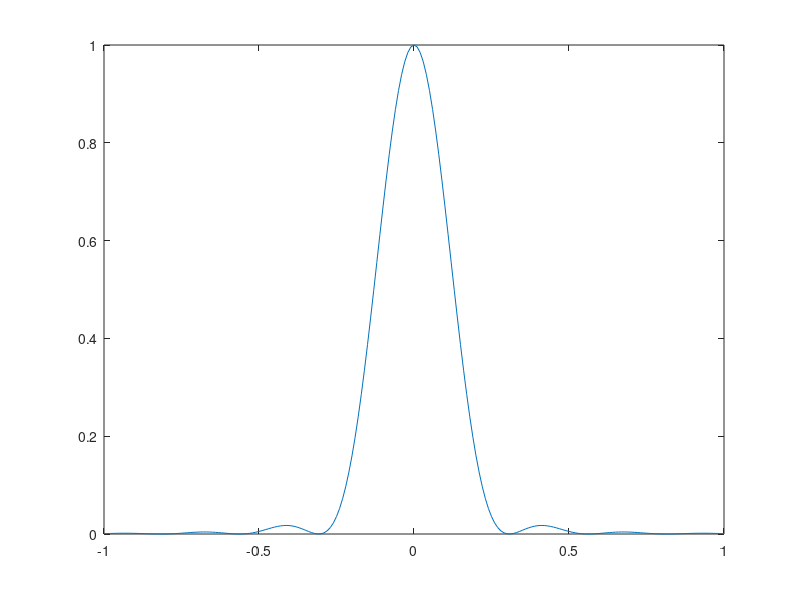

Write MATLAB code to recreate this figure.
x = (-1:0.01:1);
lambda = 630; %nm
NA = 1.25;

%function airy=airy_pattern(x,lambda,NA)
lambda=lambda/1000; % lambda in nm, X in microns
k=2*pi/lambda;
idx=find(x==0);
x(idx)=1e-4;
airy=(2 * besselj(1,k * x * NA) ./ (k * x * NA) ).^2;
airy=real(airy);

plot(x,airy)